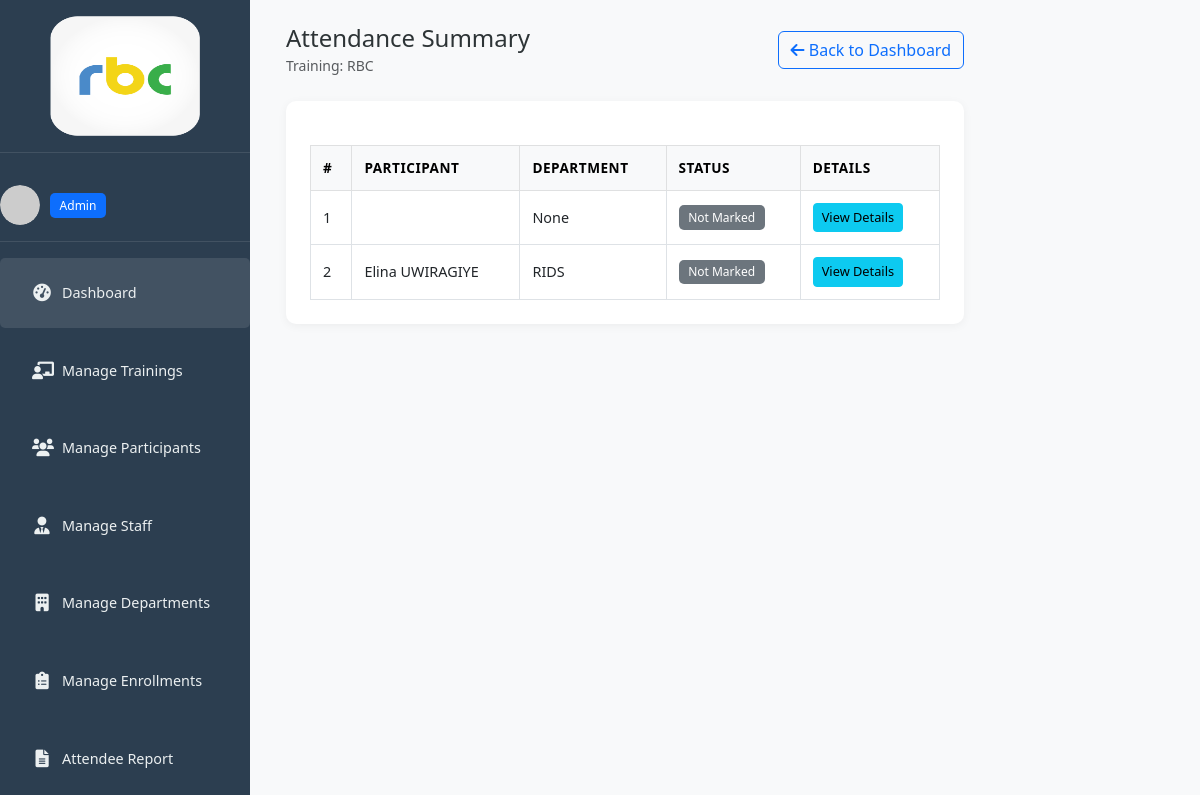
The page /trainings/3/attendance/summary/ (signed in) on the database its author committed.
### trainings/models.py (models this page shows, shortened)
class Staff(AbstractUser):
    ROLE_CHOICES = (
        ('admin', 'Admin'),
        ('regular', 'Regular'),
        ('supervisor', 'Supervisor'),
    )
    contact_number = models.CharField(max_length=20, blank=True)
    position = models.CharField(max_length=100, blank=True)
    department = models.ForeignKey(Department, on_delete=models.SET_NULL, null=True, blank=True)
    role = models.CharField(max_length=50, choices=ROLE_CHOICES, null=True, blank=True)
    profile_picture = models.ImageField(upload_to='profile_pics/', null=True, blank=True)
    active = models.BooleanField(default=False)

class Training(models.Model):
    STATUS_CHOICES = (
        ('pending', 'Pending Approval'),
        ('approved', 'Approved'),
        ('rejected', 'Rejected'),
        ('in_progress', 'In Progress'),
        ('completed', 'Completed'),
        ('canceled', 'Canceled'),
    )
    title = models.CharField(max_length=200)
    department = models.ForeignKey(Department, on_delete=models.SET_NULL, null=True, blank=True)
    province = models.ForeignKey(Province, on_delete=models.SET_NULL, null=True, blank=True)
    district = models.ForeignKey(District, on_delete=models.SET_NULL, null=True, blank=True)
    venue = models.CharField(max_length=255)
    start_date = models.DateField()
    end_date = models.DateField()
    max_capacity = models.PositiveIntegerField()
    rejection_reason = models.TextField(blank=True, null=True)
    coordinator = models.ForeignKey(
        'Staff',
        on_delete=models.SET_NULL,
        null=True,
        blank=True,
        related_name='coordinated_trainings'
    )
    created_by = models.ForeignKey('Staff', on_delete=models.CASCADE)
    status = models.CharField(max_length=20, choices=STATUS_CHOICES, default='pending')
    created_at = models.DateTimeField(auto_now_add=True)
    class Meta:
        ordering = ['-created_at']

class Enrollment(models.Model):
    CONFIRMATION_CHOICES = (
        ('pending', 'Pending'),
        ('confirmed', 'Confirmed'),
        ('declined', 'Declined'),
    )
    ATTENDANCE_CHOICES = (
        ('not_marked', 'Not Marked'),
        ('attended', 'Attended'),
        ('absent', 'Absent'),
    )
    training = models.ForeignKey(Training, on_delete=models.CASCADE)
    participant = models.ForeignKey(
        Participant,
        on_delete=models.CASCADE,
        to_field='national_id',
        db_column='participant_id'
    )
    enrollment_date = models.DateTimeField(auto_now_add=True)
    enrolled_by = models.ForeignKey('Staff', on_delete=models.SET_NULL, null=True)
    confirmation_status = models.CharField(max_length=10, choices=CONFIRMATION_CHOICES, default='pending')
    confirmation_date = models.DateTimeField(null=True, blank=True)
    attendance_status = models.CharField(max_length=15, choices=ATTENDANCE_CHOICES, default='not_marked')
    notes = models.TextField(blank=True)
    invite_token = models.UUIDField(default=uuid.uuid4, editable=False, unique=True)
    class Meta:
        ordering = ['-enrollment_date']

class Participant(models.Model):
    national_id = models.CharField(
        primary_key=True,
        max_length=16,
        validators=[
            RegexValidator(
                regex=r'^[0-9]{1,16}$|^[a-zA-Z0-9]{1,50}$',
                message="Enter a valid National ID or Staff ID."
            )
        ],
        verbose_name="National ID"
    )
    full_name = models.CharField(max_length=100)
    email = models.EmailField(unique=True)
    phone = models.CharField(max_length=20, blank=True)
    department = models.ForeignKey(Department, on_delete=models.SET_NULL, null=True, blank=True)
    position = models.CharField(max_length=100, blank=True)
    notes = models.TextField(blank=True)
    profile_picture = models.ImageField(upload_to='participant_photos/', null=True, blank=True)
    class Meta:
        ordering = ['full_name']

class Department(models.Model):
    name = models.CharField(max_length=100, unique=True)
    class Meta:
        ordering = ['name']
    def __str__(self):
        return self.name

### trainings/views.py (the view)
# urls.py: path('trainings/<int:training_id>/attendance/summary/', views.training_attendance_summary, name='training_attendance_summary'),
@login_required
def training_attendance_summary(request, training_id):
    training = get_object_or_404(Training, id=training_id)
    if not (request.user.is_superuser or request.user == training.created_by or request.user == training.coordinator):
        messages.error(request, "You are not authorized to view this attendance summary.")
        return redirect('dashboard')
    enrollments = Enrollment.objects.filter(training=training)
    return render(request, 'trainings/training_attendance_summary.html', {
        'training': training,
        'enrollments': enrollments,
        'staff': request.user,
    })

### trainings/templates/trainings/training_attendance_summary.html (shortened to what this page needs)
{% extends 'base.html' %}
{% block content %}
<div class="d-flex">
  {% include 'trainings/sidebar.html' %}
  <div class="main-content px-4 pt-4 w-100">
    <div class="d-flex justify-content-between align-items-center mb-4">
      <div>
        <h4 class="mb-0">Attendance Summary</h4>
        <small class="text-muted">Training: {{ training.title }}</small>
      </div>
      <a href="{% url 'dashboard' %}" class="btn btn-outline-primary">
        <i class="fas fa-arrow-left"></i> Back to Dashboard
      </a>
    </div>
    <div class="card">
      <div class="card-body">
        {% if enrollments %}
        <div class="table-responsive">
          <table class="table table-bordered table-hover table-sm">
            <thead class="table-light">
              <tr>
                <th>#</th>
                <th>Participant</th>
                <th>Department</th>
                <th>Status</th>
                <th>Details</th>
              </tr>
            </thead>
            <tbody>
              {% for e in enrollments %}
              <tr>
                <td>{{ forloop.counter }}</td>
                <td>{{ e.participant.full_name }}</td>
                <td>{{ e.participant.department }}</td>
                <td>
                  {% if e.attendance_status == "attended" %}
                    <span class="badge bg-success">Attended</span>
                  {% elif e.attendance_status == "absent" %}
                    <span class="badge bg-danger">Absent</span>
                  {% else %}
                    <span class="badge bg-secondary">Not Marked</span>
                  {% endif %}
                </td>
                <td>
                  <a href="{% url 'participant_detail' e.participant.national_id %}" class="btn btn-sm btn-info">
                    View Details
                  </a>
                </td>
              </tr>
              {% endfor %}
            </tbody>
          </table>
        </div>
        {% else %}
          <div class="text-center py-4">
            <i class="fas fa-exclamation-circle fa-2x text-muted mb-2"></i>
            <p>No participants enrolled for this training.</p>
          </div>
        {% endif %}
      </div>
    </div>
  </div>
</div>
{% endblock %}

### trainings/templates/trainings/sidebar.html (shortened to what this page needs)
{% load static %}
<div class="sidebar">
  <div class="logo">
    <img src="{% static 'img/logo1.png' %}" alt="Logo" width="150" height="120">
  </div>
  <div class="user-info">
    <div class="avatar">
      {% if staff.profile_picture %}
        <img src="{{ staff.profile_picture.url }}" alt="User avatar" class="rounded-circle" width="50" height="50">
      {% else %}
        <img src="https://via.placeholder.com/50" alt="User avatar" class="rounded-circle" width="50" height="50">
      {% endif %}
    </div>
    <div class="user-details">
      <span class="badge bg-primary">{{ staff.role|title }}</span>
    </div>
  </div>
  <div class="menu">
    <ul>
      <li class="active">
        <a href="{% url 'dashboard' %}">
          <i class="fas fa-tachometer-alt"></i>
          <span>Dashboard</span>
        </a>
      </li>
      {% if staff.role == 'admin' %}
      <li>
        <a href="{% url 'training_list' %}">
          <i class="fas fa-chalkboard-teacher"></i>
          <span>Manage Trainings</span>
        </a>
      </li>
        <li>
          <a href="{% url 'participant_list' %}">
            <i class="fas fa-users"></i>
            <span>Manage Participants</span>
          </a>
        </li>
        <li>
          <a href="{% url 'staff_list' %}">
            <i class="fas fa-user-tie"></i>
            <span>Manage Staff</span>
          </a>
        </li>
        <li>
          <a href="{% url 'department_list' %}">
            <i class="fas fa-building"></i>
            <span>Manage Departments</span>
          </a>
        </li>
        <li>
          <a href="{% url 'enrollment_list' %}">
            <i class="fas fa-clipboard-list"></i>
            <span>Manage Enrollments</span>
          </a>
        </li>
        <li>
          <a href="{% url 'attendee_report' %}">
            <i class="fas fa-file-alt"></i>
            <span>Attendee Report</span>
          </a>
        </li>
      {% endif %}
    </ul>
  </div>
</div>

### trainings/static/css/main_admin.css (style rules this page uses)
:root { --primary-color: #6c5ce7; --secondary-color: #00b894; --danger-color: #ff7675; --warning-color: #fdcb6e; --text-color: #2d3436; --light-text: #636e72; --bg-color: #f5f6fa; --card-bg: #ffffff; --sidebar-bg: #2c3e50; --sidebar-text: #ecf0f1; }
body { background-color: var(--bg-color); color: var(--text-color); font-family: 'Segoe UI', Tahoma, Geneva, Verdana, sans-serif; margin: 0; padding: 0; }
.sidebar { width: 250px; min-height: 100vh; background-color: #2c3e50; color: #fff; position: sticky; top: 0; }
.logo { padding: 1rem 0; border-bottom: 1px solid rgba(255,255,255,0.1); margin-bottom: 1rem; text-align: center; }
.user-info { display: flex; align-items: center; padding: 1rem 0; border-bottom: 1px solid rgba(255,255,255,0.1); margin-bottom: 1rem; }
.avatar { width: 40px; height: 40px; border-radius: 50%; overflow: hidden; margin-right: 10px; }
.avatar img { width: 100%; height: 100%; object-fit: cover; }
.menu ul { list-style: none; padding: 0; margin: 0; }
.menu li { margin-bottom: 0.5rem; border-radius: 5px; transition: all 0.3s; }
.menu li.active, .menu li:hover { background-color: rgba(255,255,255,0.1); }
.menu li a, .menu li { display: flex; align-items: center; padding: 0.75rem 1rem; color: var(--sidebar-text); text-decoration: none; font-size: 0.9rem; }
.menu li i { margin-right: 10px; font-size: 1.1rem; width: 20px; text-align: center; }
.main-content { flex: 1; margin-left: 250px; padding: 1rem; }
.card { background-color: var(--card-bg); border-radius: 10px; box-shadow: 0 2px 10px rgba(0,0,0,0.05); overflow: hidden; margin-bottom: 1.5rem; border: none; }
.card-body { padding: 1.5rem; }
.table { width: 100%; margin-bottom: 0; }
.table th { font-weight: 600; font-size: 0.85rem; text-transform: uppercase; letter-spacing: 0.5px; border-top: none; padding: 0.75rem; vertical-align: middle; }
.table td { padding: 0.75rem; vertical-align: middle; font-size: 0.9rem; }
.badge { padding: 0.4rem 0.6rem; font-size: 0.75rem; font-weight: 500; border-radius: 5px; }
.btn-sm { padding: 0.25rem 0.5rem; border-radius: 4px; font-size: 0.8rem; }
html, body { height: 100%; margin: 0; padding: 0; scroll-behavior: smooth; overflow-x: hidden; }
body { display: flex; flex-direction: column; }
.sidebar { position: fixed; left: 0; top: 0; height: 100vh; overflow-y: auto; z-index: 100; }
.main-content { margin-left: 250px; flex: 1; min-height: 100vh; padding: 1rem; overflow-y: auto; position: relative; top: 0; }
.main-content { padding-top: 20px; width: calc(100% - 250px); box-sizing: border-box; }
.top-nav, h1, h2, h3, h4 { margin-top: 0; padding-top: 0; }
.table-responsive { width: 100%; margin-top: 20px; }

### rows shown on the page
Staff: role "Admin"
Training: title "RBC"
Enrollment: participant.department "None", attendance_status "Not Marked"
Enrollment: participant.full_name "Elina UWIRAGIYE", participant.department "RIDS", attendance_status "Not Marked"
